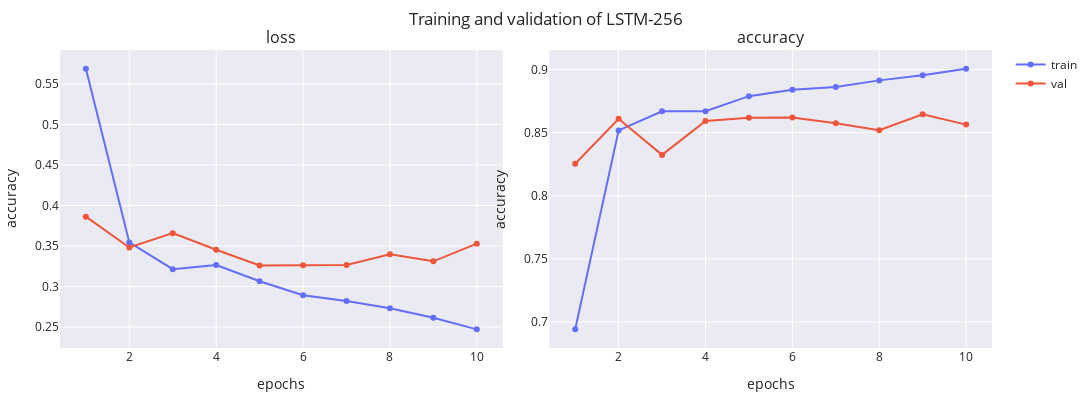

This figure's notebook cell:
### Code cell
lstm_model_256 = AmazonReviewsModel(1000, 256, LSTM, name="LSTM-256")
_, fig = lstm_model_256.train(
    dataset, f"{MODEL_PATH}/{lstm_model_256.name}.weights.h5", **train_default
)
print(lstm_model_256.evaluate(dataset.X_test, dataset.y_test))
fig

### Figure 1 — Plotly figure (JSON) as saved in the notebook; plotly's stock layout.template omitted (floating-point values rounded to 4 significant figures)
{"data": [{"line": {"color": "#636EFA"}, "marker": {"color": "#636EFA"}, "mode": "lines+markers", "name": "train", "showlegend": true, "type": "scatter", "x": [1, 2, 3, 4, 5, 6, 7, 8, 9, 10], "xaxis": "x", "y": [0.5691, 0.3544, 0.3213, 0.3264, 0.3065, 0.2892, 0.2819, 0.2732, 0.2615, 0.247], "yaxis": "y"}, {"line": {"color": "#EF553B"}, "marker": {"color": "#EF553B"}, "mode": "lines+markers", "name": "val", "showlegend": true, "type": "scatter", "x": [1, 2, 3, 4, 5, 6, 7, 8, 9, 10], "xaxis": "x", "y": [0.3862, 0.3482, 0.3659, 0.3453, 0.326, 0.3264, 0.3265, 0.3398, 0.3311, 0.3529], "yaxis": "y"}, {"line": {"color": "#636EFA"}, "marker": {"color": "#636EFA"}, "mode": "lines+markers", "name": "train", "showlegend": false, "type": "scatter", "x": [1, 2, 3, 4, 5, 6, 7, 8, 9, 10], "xaxis": "x2", "y": [0.6941, 0.8518, 0.867, 0.867, 0.8789, 0.8841, 0.8862, 0.8914, 0.8954, 0.9007], "yaxis": "y2"}, {"line": {"color": "#EF553B"}, "marker": {"color": "#EF553B"}, "mode": "lines+markers", "name": "val", "showlegend": false, "type": "scatter", "x": [1, 2, 3, 4, 5, 6, 7, 8, 9, 10], "xaxis": "x2", "y": [0.8254, 0.861, 0.8324, 0.8592, 0.8618, 0.862, 0.8574, 0.852, 0.8646, 0.8564], "yaxis": "y2"}], "layout": {"annotations": [{"font": {"size": 16}, "showarrow": false, "text": "loss", "x": 0.2375, "xanchor": "center", "xref": "paper", "y": 1, "yanchor": "bottom", "yref": "paper"}, {"font": {"size": 16}, "showarrow": false, "text": "accuracy", "x": 0.7625, "xanchor": "center", "xref": "paper", "y": 1, "yanchor": "bottom", "yref": "paper"}], "height": 400, "margin": {"b": 10, "l": 10, "r": 10, "t": 50}, "title": {"text": "Training and validation of LSTM-256"}, "width": 1200, "xaxis": {"anchor": "y", "domain": [0, 0.475], "title": {"text": "epochs"}}, "xaxis2": {"anchor": "y2", "domain": [0.525, 1], "title": {"text": "epochs"}}, "yaxis": {"anchor": "x", "domain": [0, 1], "title": {"text": "accuracy"}}, "yaxis2": {"anchor": "x2", "domain": [0, 1], "title": {"text": "accuracy"}}}}
